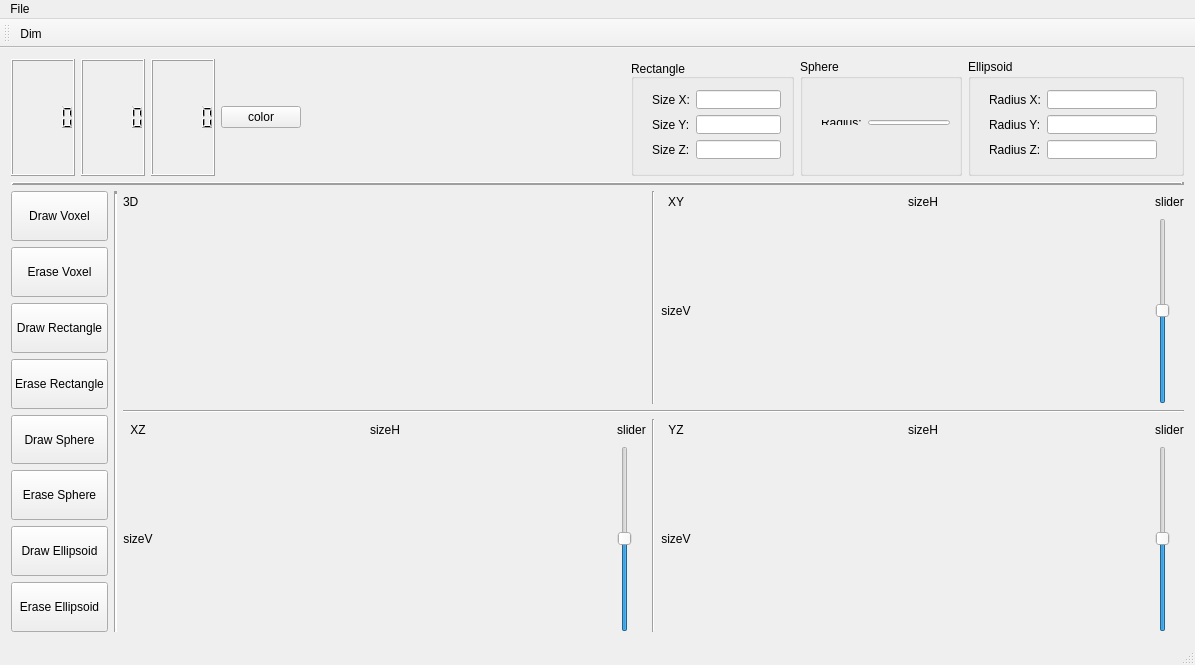
<?xml version="1.0" encoding="UTF-8"?>
<ui version="4.0">
 <class>MainWindow</class>
 <widget class="QMainWindow" name="MainWindow">
  <property name="geometry">
   <rect>
    <x>0</x>
    <y>0</y>
    <width>1195</width>
    <height>665</height>
   </rect>
  </property>
  <property name="windowTitle">
   <string>MainWindow</string>
  </property>
  <widget class="QWidget" name="centralWidget">
   <layout class="QVBoxLayout" name="verticalLayout_17">
    <item>
     <layout class="QVBoxLayout" name="verticalLayout_16" stretch="20,5,75">
      <item>
       <layout class="QHBoxLayout" name="horizontalLayout_11" stretch="0,0,0,0,30,15,15,20">
        <item>
         <widget class="QLCDNumber" name="lcdNumberClickX"/>
        </item>
        <item>
         <widget class="QLCDNumber" name="lcdNumberClickY"/>
        </item>
        <item>
         <widget class="QLCDNumber" name="lcdNumberClickZ"/>
        </item>
        <item>
         <widget class="QPushButton" name="pushButtonColor">
          <property name="text">
           <string>color</string>
          </property>
         </widget>
        </item>
        <item>
         <spacer name="horizontalSpacer">
          <property name="orientation">
           <enum>Qt::Horizontal</enum>
          </property>
          <property name="sizeHint" stdset="0">
           <size>
            <width>378</width>
            <height>20</height>
           </size>
          </property>
         </spacer>
        </item>
        <item>
         <widget class="QGroupBox" name="groupBoxRectangle">
          <property name="layoutDirection">
           <enum>Qt::LeftToRight</enum>
          </property>
          <property name="autoFillBackground">
           <bool>false</bool>
          </property>
          <property name="title">
           <string>Rectangle</string>
          </property>
          <property name="alignment">
           <set>Qt::AlignBottom|Qt::AlignLeading|Qt::AlignLeft</set>
          </property>
          <property name="flat">
           <bool>false</bool>
          </property>
          <property name="checkable">
           <bool>false</bool>
          </property>
          <widget class="QWidget" name="layoutWidget">
           <property name="geometry">
            <rect>
             <x>10</x>
             <y>20</y>
             <width>151</width>
             <height>91</height>
            </rect>
           </property>
           <layout class="QHBoxLayout" name="horizontalLayout_8">
            <item>
             <layout class="QVBoxLayout" name="verticalLayout_8">
              <item>
               <widget class="QLabel" name="labelRectangleSizeX">
                <property name="text">
                 <string>Size X:</string>
                </property>
               </widget>
              </item>
              <item>
               <widget class="QLabel" name="labelRectangleSizeY">
                <property name="text">
                 <string>Size Y:</string>
                </property>
               </widget>
              </item>
              <item>
               <widget class="QLabel" name="labelRectangleSizeZ">
                <property name="text">
                 <string>Size Z:</string>
                </property>
               </widget>
              </item>
             </layout>
            </item>
            <item>
             <layout class="QVBoxLayout" name="verticalLayout_7">
              <item>
               <widget class="QLineEdit" name="lineEditRectangleSizeX"/>
              </item>
              <item>
               <widget class="QLineEdit" name="lineEditRectangleSizeY"/>
              </item>
              <item>
               <widget class="QLineEdit" name="lineEditRectangleSizeZ"/>
              </item>
             </layout>
            </item>
           </layout>
          </widget>
         </widget>
        </item>
        <item>
         <widget class="QGroupBox" name="groupBoxSphere">
          <property name="title">
           <string>Sphere</string>
          </property>
          <widget class="QWidget" name="layoutWidget">
           <property name="geometry">
            <rect>
             <x>10</x>
             <y>50</y>
             <width>151</width>
             <height>27</height>
            </rect>
           </property>
           <layout class="QHBoxLayout" name="horizontalLayout_9">
            <item>
             <widget class="QLabel" name="labelSphereRadius">
              <property name="text">
               <string>Radius:</string>
              </property>
             </widget>
            </item>
            <item>
             <widget class="QLineEdit" name="lineEditSphereRadius"/>
            </item>
           </layout>
          </widget>
         </widget>
        </item>
        <item>
         <widget class="QGroupBox" name="groupBoxElipsoid">
          <property name="title">
           <string>Ellipsoid</string>
          </property>
          <widget class="QWidget" name="layoutWidget">
           <property name="geometry">
            <rect>
             <x>10</x>
             <y>20</y>
             <width>190</width>
             <height>91</height>
            </rect>
           </property>
           <layout class="QHBoxLayout" name="horizontalLayout_10">
            <item>
             <layout class="QVBoxLayout" name="verticalLayout_10">
              <item>
               <widget class="QLabel" name="labelElipsoidRadiusX">
                <property name="text">
                 <string>Radius X:</string>
                </property>
               </widget>
              </item>
              <item>
               <widget class="QLabel" name="labelElipsoidRadiusY">
                <property name="text">
                 <string>Radius Y:</string>
                </property>
               </widget>
              </item>
              <item>
               <widget class="QLabel" name="labelElipsoidRadiusZ">
                <property name="text">
                 <string>Radius Z:</string>
                </property>
               </widget>
              </item>
             </layout>
            </item>
            <item>
             <layout class="QVBoxLayout" name="verticalLayout_9">
              <item>
               <widget class="QLineEdit" name="lineEditElipsoidRadiusX"/>
              </item>
              <item>
               <widget class="QLineEdit" name="lineEditElipsoidRadiusY"/>
              </item>
              <item>
               <widget class="QLineEdit" name="lineEditElipsoidRadiusZ"/>
              </item>
             </layout>
            </item>
           </layout>
          </widget>
         </widget>
        </item>
       </layout>
      </item>
      <item>
       <widget class="Line" name="line_2">
        <property name="frameShadow">
         <enum>QFrame::Raised</enum>
        </property>
        <property name="lineWidth">
         <number>3</number>
        </property>
        <property name="orientation">
         <enum>Qt::Horizontal</enum>
        </property>
       </widget>
      </item>
      <item>
       <layout class="QHBoxLayout" name="horizontalLayout_5">
        <item>
         <layout class="QVBoxLayout" name="verticalLayout_6">
          <item>
           <widget class="QPushButton" name="pushButtonPutVoxel">
            <property name="enabled">
             <bool>true</bool>
            </property>
            <property name="minimumSize">
             <size>
              <width>30</width>
              <height>30</height>
             </size>
            </property>
            <property name="maximumSize">
             <size>
              <width>120</width>
              <height>120</height>
             </size>
            </property>
            <property name="baseSize">
             <size>
              <width>41</width>
              <height>41</height>
             </size>
            </property>
            <property name="text">
             <string>Draw Voxel</string>
            </property>
            <property name="iconSize">
             <size>
              <width>41</width>
              <height>41</height>
             </size>
            </property>
           </widget>
          </item>
          <item>
           <widget class="QPushButton" name="pushButtonCutVoxel">
            <property name="enabled">
             <bool>true</bool>
            </property>
            <property name="minimumSize">
             <size>
              <width>30</width>
              <height>30</height>
             </size>
            </property>
            <property name="maximumSize">
             <size>
              <width>120</width>
              <height>120</height>
             </size>
            </property>
            <property name="baseSize">
             <size>
              <width>41</width>
              <height>41</height>
             </size>
            </property>
            <property name="text">
             <string>Erase Voxel</string>
            </property>
            <property name="iconSize">
             <size>
              <width>41</width>
              <height>41</height>
             </size>
            </property>
           </widget>
          </item>
          <item>
           <widget class="QPushButton" name="pushButtonPutBox">
            <property name="enabled">
             <bool>true</bool>
            </property>
            <property name="minimumSize">
             <size>
              <width>30</width>
              <height>30</height>
             </size>
            </property>
            <property name="maximumSize">
             <size>
              <width>120</width>
              <height>120</height>
             </size>
            </property>
            <property name="baseSize">
             <size>
              <width>41</width>
              <height>41</height>
             </size>
            </property>
            <property name="text">
             <string>Draw Rectangle</string>
            </property>
            <property name="iconSize">
             <size>
              <width>41</width>
              <height>41</height>
             </size>
            </property>
           </widget>
          </item>
          <item>
           <widget class="QPushButton" name="pushButtonCutBox">
            <property name="enabled">
             <bool>true</bool>
            </property>
            <property name="minimumSize">
             <size>
              <width>30</width>
              <height>30</height>
             </size>
            </property>
            <property name="maximumSize">
             <size>
              <width>120</width>
              <height>120</height>
             </size>
            </property>
            <property name="baseSize">
             <size>
              <width>41</width>
              <height>41</height>
             </size>
            </property>
            <property name="text">
             <string>Erase Rectangle</string>
            </property>
            <property name="iconSize">
             <size>
              <width>41</width>
              <height>41</height>
             </size>
            </property>
           </widget>
          </item>
          <item>
           <widget class="QPushButton" name="pushButtonPutSphere">
            <property name="enabled">
             <bool>true</bool>
            </property>
            <property name="minimumSize">
             <size>
              <width>30</width>
              <height>30</height>
             </size>
            </property>
            <property name="maximumSize">
             <size>
              <width>120</width>
              <height>120</height>
             </size>
            </property>
            <property name="baseSize">
             <size>
              <width>41</width>
              <height>41</height>
             </size>
            </property>
            <property name="text">
             <string>Draw Sphere</string>
            </property>
            <property name="iconSize">
             <size>
              <width>41</width>
              <height>41</height>
             </size>
            </property>
           </widget>
          </item>
          <item>
           <widget class="QPushButton" name="pushButtonCutSphere">
            <property name="enabled">
             <bool>true</bool>
            </property>
            <property name="minimumSize">
             <size>
              <width>30</width>
              <height>30</height>
             </size>
            </property>
            <property name="maximumSize">
             <size>
              <width>120</width>
              <height>120</height>
             </size>
            </property>
            <property name="baseSize">
             <size>
              <width>41</width>
              <height>41</height>
             </size>
            </property>
            <property name="text">
             <string>Erase Sphere</string>
            </property>
            <property name="iconSize">
             <size>
              <width>41</width>
              <height>41</height>
             </size>
            </property>
           </widget>
          </item>
          <item>
           <widget class="QPushButton" name="pushButtonPutEllipsoid">
            <property name="enabled">
             <bool>true</bool>
            </property>
            <property name="minimumSize">
             <size>
              <width>30</width>
              <height>30</height>
             </size>
            </property>
            <property name="maximumSize">
             <size>
              <width>120</width>
              <height>120</height>
             </size>
            </property>
            <property name="baseSize">
             <size>
              <width>41</width>
              <height>41</height>
             </size>
            </property>
            <property name="text">
             <string>Draw Ellipsoid</string>
            </property>
            <property name="iconSize">
             <size>
              <width>41</width>
              <height>41</height>
             </size>
            </property>
           </widget>
          </item>
          <item>
           <widget class="QPushButton" name="pushButtonCutEllipsoid">
            <property name="enabled">
             <bool>true</bool>
            </property>
            <property name="minimumSize">
             <size>
              <width>30</width>
              <height>30</height>
             </size>
            </property>
            <property name="maximumSize">
             <size>
              <width>120</width>
              <height>120</height>
             </size>
            </property>
            <property name="baseSize">
             <size>
              <width>41</width>
              <height>41</height>
             </size>
            </property>
            <property name="text">
             <string>Erase Ellipsoid</string>
            </property>
            <property name="iconSize">
             <size>
              <width>41</width>
              <height>41</height>
             </size>
            </property>
           </widget>
          </item>
         </layout>
        </item>
        <item>
         <widget class="Line" name="line">
          <property name="frameShadow">
           <enum>QFrame::Sunken</enum>
          </property>
          <property name="lineWidth">
           <number>3</number>
          </property>
          <property name="orientation">
           <enum>Qt::Vertical</enum>
          </property>
         </widget>
        </item>
        <item>
         <layout class="QGridLayout" name="gridLayout">
          <item row="0" column="0">
           <layout class="QVBoxLayout" name="verticalLayout_3" stretch="10,90">
            <item>
             <widget class="QLabel" name="label_4">
              <property name="text">
               <string>3D</string>
              </property>
             </widget>
            </item>
            <item>
             <layout class="QHBoxLayout" name="horizontalLayout_4" stretch="5,90,5">
              <item>
               <widget class="QLabel" name="label_15">
                <property name="minimumSize">
                 <size>
                  <width>36</width>
                  <height>0</height>
                 </size>
                </property>
                <property name="maximumSize">
                 <size>
                  <width>36</width>
                  <height>16777215</height>
                 </size>
                </property>
                <property name="text">
                 <string/>
                </property>
                <property name="alignment">
                 <set>Qt::AlignCenter</set>
                </property>
               </widget>
              </item>
              <item>
               <widget class="Plotter3d" name="plotter_3D" native="true"/>
              </item>
              <item>
               <widget class="QLabel" name="label_14">
                <property name="minimumSize">
                 <size>
                  <width>38</width>
                  <height>0</height>
                 </size>
                </property>
                <property name="maximumSize">
                 <size>
                  <width>38</width>
                  <height>16777215</height>
                 </size>
                </property>
                <property name="text">
                 <string/>
                </property>
                <property name="alignment">
                 <set>Qt::AlignCenter</set>
                </property>
               </widget>
              </item>
             </layout>
            </item>
           </layout>
          </item>
          <item row="0" column="1">
           <widget class="Line" name="line_4">
            <property name="orientation">
             <enum>Qt::Vertical</enum>
            </property>
           </widget>
          </item>
          <item row="0" column="2">
           <layout class="QHBoxLayout" name="horizontalLayout" stretch="5,90,5">
            <item>
             <layout class="QVBoxLayout" name="verticalLayout_2" stretch="10,90">
              <item>
               <widget class="QLabel" name="label_3">
                <property name="text">
                 <string>XY</string>
                </property>
                <property name="alignment">
                 <set>Qt::AlignCenter</set>
                </property>
               </widget>
              </item>
              <item>
               <widget class="QLabel" name="label_XY_V">
                <property name="text">
                 <string>sizeV</string>
                </property>
                <property name="alignment">
                 <set>Qt::AlignCenter</set>
                </property>
               </widget>
              </item>
             </layout>
            </item>
            <item>
             <layout class="QVBoxLayout" name="verticalLayout_14" stretch="10,90">
              <item>
               <widget class="QLabel" name="label_XY_H">
                <property name="text">
                 <string>sizeH</string>
                </property>
                <property name="alignment">
                 <set>Qt::AlignCenter</set>
                </property>
               </widget>
              </item>
              <item>
               <widget class="Plotter" name="plotter_XY" native="true"/>
              </item>
             </layout>
            </item>
            <item>
             <layout class="QVBoxLayout" name="verticalLayout_15" stretch="10,90">
              <item>
               <widget class="QLabel" name="label_13">
                <property name="text">
                 <string>slider</string>
                </property>
                <property name="alignment">
                 <set>Qt::AlignCenter</set>
                </property>
               </widget>
              </item>
              <item>
               <widget class="QSlider" name="verticalSlider_XY">
                <property name="maximum">
                 <number>99</number>
                </property>
                <property name="value">
                 <number>50</number>
                </property>
                <property name="sliderPosition">
                 <number>50</number>
                </property>
                <property name="orientation">
                 <enum>Qt::Vertical</enum>
                </property>
               </widget>
              </item>
             </layout>
            </item>
           </layout>
          </item>
          <item row="1" column="0" colspan="3">
           <widget class="Line" name="line_3">
            <property name="orientation">
             <enum>Qt::Horizontal</enum>
            </property>
           </widget>
          </item>
          <item row="2" column="0">
           <layout class="QHBoxLayout" name="horizontalLayout_3" stretch="5,90,5">
            <item>
             <layout class="QVBoxLayout" name="verticalLayout" stretch="10,90">
              <item>
               <widget class="QLabel" name="label_2">
                <property name="text">
                 <string>XZ</string>
                </property>
                <property name="alignment">
                 <set>Qt::AlignCenter</set>
                </property>
               </widget>
              </item>
              <item>
               <widget class="QLabel" name="label_XZ_V">
                <property name="text">
                 <string>sizeV</string>
                </property>
                <property name="alignment">
                 <set>Qt::AlignCenter</set>
                </property>
               </widget>
              </item>
             </layout>
            </item>
            <item>
             <layout class="QVBoxLayout" name="verticalLayout_12" stretch="10,90">
              <item>
               <widget class="QLabel" name="label_XZ_H">
                <property name="text">
                 <string>sizeH</string>
                </property>
                <property name="alignment">
                 <set>Qt::AlignCenter</set>
                </property>
               </widget>
              </item>
              <item>
               <widget class="Plotter" name="plotter_XZ" native="true"/>
              </item>
             </layout>
            </item>
            <item>
             <layout class="QVBoxLayout" name="verticalLayout_13" stretch="10,90">
              <item>
               <widget class="QLabel" name="label_8">
                <property name="text">
                 <string>slider</string>
                </property>
                <property name="alignment">
                 <set>Qt::AlignCenter</set>
                </property>
               </widget>
              </item>
              <item>
               <widget class="QSlider" name="verticalSlider_XZ">
                <property name="maximum">
                 <number>99</number>
                </property>
                <property name="value">
                 <number>50</number>
                </property>
                <property name="orientation">
                 <enum>Qt::Vertical</enum>
                </property>
               </widget>
              </item>
             </layout>
            </item>
           </layout>
          </item>
          <item row="2" column="1">
           <widget class="Line" name="line_5">
            <property name="orientation">
             <enum>Qt::Vertical</enum>
            </property>
           </widget>
          </item>
          <item row="2" column="2">
           <layout class="QHBoxLayout" name="horizontalLayout_2" stretch="5,90,5">
            <item>
             <layout class="QVBoxLayout" name="verticalLayout_11" stretch="10,90">
              <item>
               <widget class="QLabel" name="label_5">
                <property name="text">
                 <string>YZ</string>
                </property>
                <property name="alignment">
                 <set>Qt::AlignCenter</set>
                </property>
               </widget>
              </item>
              <item>
               <widget class="QLabel" name="label_YZ_V">
                <property name="text">
                 <string>sizeV</string>
                </property>
                <property name="alignment">
                 <set>Qt::AlignCenter</set>
                </property>
               </widget>
              </item>
             </layout>
            </item>
            <item>
             <layout class="QVBoxLayout" name="verticalLayout_5" stretch="10,90">
              <item>
               <widget class="QLabel" name="label_YZ_H">
                <property name="text">
                 <string>sizeH</string>
                </property>
                <property name="alignment">
                 <set>Qt::AlignCenter</set>
                </property>
               </widget>
              </item>
              <item>
               <widget class="Plotter" name="plotter_YZ" native="true"/>
              </item>
             </layout>
            </item>
            <item>
             <layout class="QVBoxLayout" name="verticalLayout_4" stretch="10,90">
              <item>
               <widget class="QLabel" name="label_7">
                <property name="text">
                 <string>slider</string>
                </property>
                <property name="alignment">
                 <set>Qt::AlignCenter</set>
                </property>
               </widget>
              </item>
              <item>
               <widget class="QSlider" name="verticalSlider_YZ">
                <property name="maximum">
                 <number>99</number>
                </property>
                <property name="sliderPosition">
                 <number>50</number>
                </property>
                <property name="orientation">
                 <enum>Qt::Vertical</enum>
                </property>
                <property name="invertedAppearance">
                 <bool>false</bool>
                </property>
                <property name="invertedControls">
                 <bool>false</bool>
                </property>
               </widget>
              </item>
             </layout>
            </item>
           </layout>
          </item>
         </layout>
        </item>
       </layout>
      </item>
     </layout>
    </item>
   </layout>
  </widget>
  <widget class="QMenuBar" name="menuBar">
   <property name="geometry">
    <rect>
     <x>0</x>
     <y>0</y>
     <width>1195</width>
     <height>21</height>
    </rect>
   </property>
   <widget class="QMenu" name="menuFile">
    <property name="title">
     <string>File</string>
    </property>
   </widget>
   <addaction name="menuFile"/>
  </widget>
  <widget class="QToolBar" name="mainToolBar">
   <attribute name="toolBarArea">
    <enum>TopToolBarArea</enum>
   </attribute>
   <attribute name="toolBarBreak">
    <bool>false</bool>
   </attribute>
   <addaction name="actionDim"/>
  </widget>
  <widget class="QStatusBar" name="statusBar"/>
  <action name="actionDim">
   <property name="text">
    <string>Dim</string>
   </property>
  </action>
 </widget>
 <layoutdefault spacing="6" margin="11"/>
 <customwidgets>
  <customwidget>
   <class>Plotter</class>
   <extends>QWidget</extends>
   <header>plotter.h</header>
   <container>1</container>
   <slots>
    <signal>paintMatrix(int)</signal>
   </slots>
  </customwidget>
  <customwidget>
   <class>Plotter3d</class>
   <extends>QWidget</extends>
   <header>plotter3d.h</header>
   <container>1</container>
  </customwidget>
 </customwidgets>
 <resources/>
 <connections>
  <connection>
   <sender>verticalSlider_XY</sender>
   <signal>valueChanged(int)</signal>
   <receiver>lcdNumberClickZ</receiver>
   <slot>display(int)</slot>
   <hints>
    <hint type="sourcelabel">
     <x>1174</x>
     <y>371</y>
    </hint>
    <hint type="destinationlabel">
     <x>180</x>
     <y>55</y>
    </hint>
   </hints>
  </connection>
  <connection>
   <sender>verticalSlider_XZ</sender>
   <signal>valueChanged(int)</signal>
   <receiver>lcdNumberClickY</receiver>
   <slot>display(int)</slot>
   <hints>
    <hint type="sourcelabel">
     <x>629</x>
     <y>545</y>
    </hint>
    <hint type="destinationlabel">
     <x>116</x>
     <y>151</y>
    </hint>
   </hints>
  </connection>
  <connection>
   <sender>verticalSlider_YZ</sender>
   <signal>valueChanged(int)</signal>
   <receiver>lcdNumberClickX</receiver>
   <slot>display(int)</slot>
   <hints>
    <hint type="sourcelabel">
     <x>1170</x>
     <y>539</y>
    </hint>
    <hint type="destinationlabel">
     <x>43</x>
     <y>141</y>
    </hint>
   </hints>
  </connection>
 </connections>
</ui>
